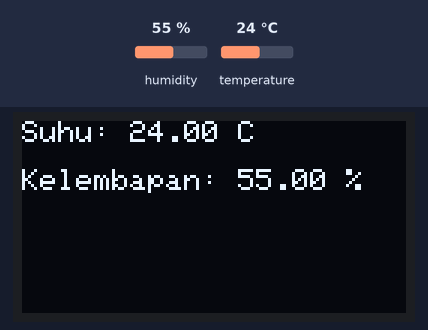
Recording of a sketch running on a simulated ESP32. Shown: 128×64 one-colour display. Inputs (shaded band) come from the test bench; at power-on: humidity 55 %, temperature 24 °C. The display library's start-up logo is not drawn; what the sketch prints to the serial monitor is not drawn.

Above: at 1.2 s.
1.3 s: humidity set to 22 %
At 2.7 s:
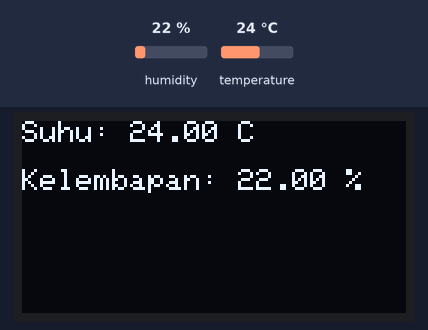
4.0 s: temperature set to 12 °C
At 4.9 s:
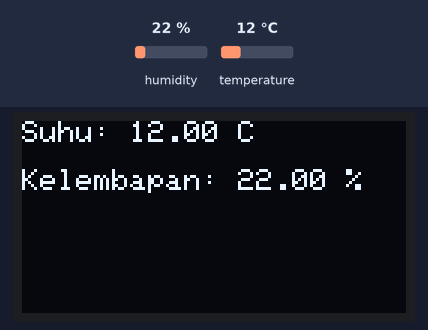
6.7 s: humidity set to 40 %
At 9.1 s:
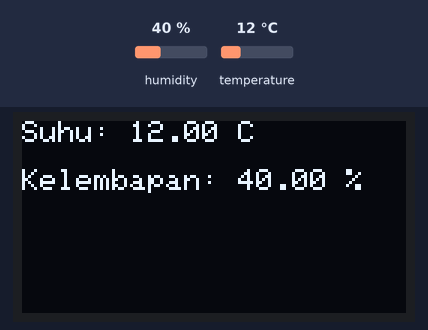
9.8 s: temperature set to 19 °C
Timing chart, 0 to 12.8 s (numbered marks = the images above; inputs shaded):
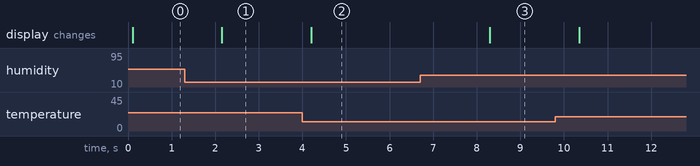

Measured:
- after the input at 1.3 s, the display: changes after 0.85 s (image 1)
- after the input at 4.0 s, the display: changes after 0.20 s (image 2)
- after the input at 6.7 s, the display: changes after 1.6 s (image 3)

The sketch:

DHT11_SuhuKelembapan.ino
```cpp
#include <Wire.h>
#include <Adafruit_GFX.h>
#include <Adafruit_SSD1306.h>
#include "DHT.h"

// Definisikan ukuran layar OLED
#define SCREEN_WIDTH 128
#define SCREEN_HEIGHT 64

// Alamat I2C dari layar OLED
#define OLED_I2C_ADDRESS 0x3C

// Pin dan tipe sensor DHT
#define DHTPIN 4
#define DHTTYPE DHT11

// Buat objek display OLED
Adafruit_SSD1306 display(SCREEN_WIDTH, SCREEN_HEIGHT, &Wire, OLED_I2C_ADDRESS);

// Buat objek sensor DHT
DHT dht(DHTPIN, DHTTYPE);

void setup() {
  // Inisialisasi Serial Monitor
  Serial.begin(115200);
  Serial.println("Memulai program...");

  // Inisialisasi layar OLED
  if(!display.begin(SSD1306_SWITCHCAPVCC, OLED_I2C_ADDRESS)) {
    Serial.println(F("Gagal menginisialisasi OLED"));
    for(;;);  // Hentikan eksekusi jika OLED gagal diinisialisasi
  }

  Serial.println("OLED berhasil diinisialisasi.");

  // Bersihkan layar OLED
  display.display();
  display.clearDisplay();

  // Inisialisasi sensor DHT
  dht.begin();
}

void loop() {
  // Baca suhu dan kelembapan dari DHT11
  float temperature = dht.readTemperature();
  float humidity = dht.readHumidity();

  // Periksa apakah pembacaan berhasil
  if (isnan(temperature) || isnan(humidity)) {
    Serial.println(F("Gagal membaca dari sensor DHT11!"));
    display.clearDisplay();
    display.setCursor(0, 0);
    display.print("Sensor Error");
  } else {
    // Tampilkan suhu dan kelembapan di Serial Monitor
    Serial.print(F("Suhu: "));
    Serial.print(temperature);
    Serial.print(F(" °C  "));
    Serial.print(F("Kelembapan: "));
    Serial.print(humidity);
    Serial.println(F(" %"));

    // Tampilkan suhu dan kelembapan di OLED
    display.clearDisplay();
    display.setTextSize(1);
    display.setTextColor(SSD1306_WHITE);
    display.setCursor(0, 0);
    display.print("Suhu: ");
    display.print(temperature);
    display.print(" C");

    display.setCursor(0, 16);
    display.print("Kelembapan: ");
    display.print(humidity);
    display.print(" %");
  }

  // Perbarui tampilan OLED
  display.display();

  // Delay sebelum pembacaan berikutnya
  delay(2000);
}


// VCC (OLED) ke 3.3V (ESP32)
// GND (OLED) ke GND (ESP32)
// SCL (OLED) ke GPIO 22 (ESP32)
// SDA (OLED) ke GPIO 21 (ESP32)
// VCC (DHT11) -> 3.3V atau 5V
// GND (DHT11) -> GND
// Data (DHT11) -> GPIO 4 (atau sesuaikan dengan pin yang Anda gunakan)
// Pull-up resistor 10kΩ (jika diperlukan) antara VCC dan Data.
```
